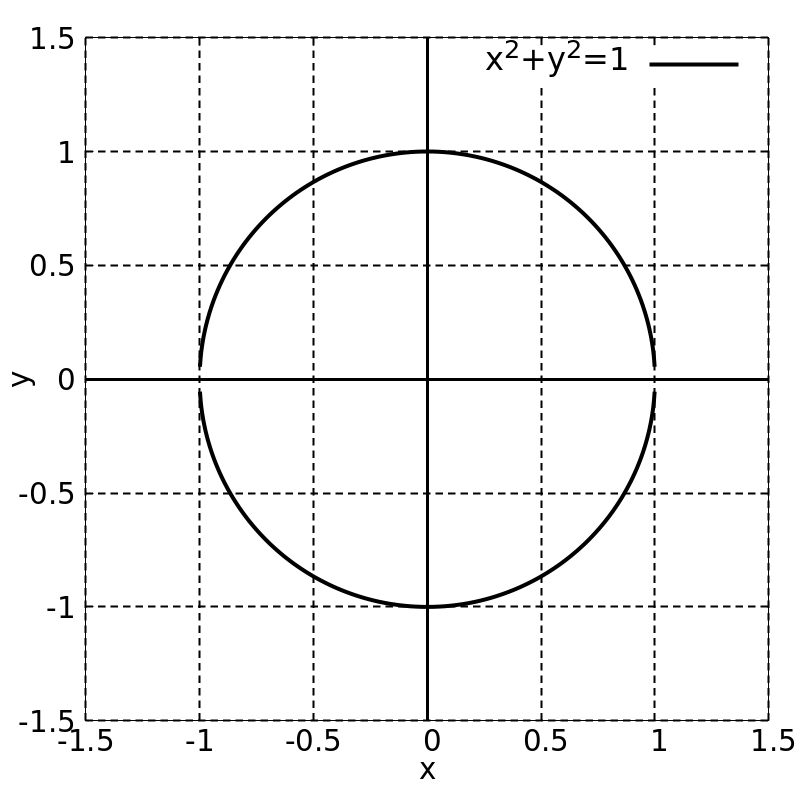

Recreate this plot in gnuplot.
load "template/function-plot.gnuplot"

set size square
@terminal 800 800

set xrange [-1.5:1.5]
set yrange [-1.5:1.5]

set xtics 0.5
set ytics 0.5

plot sqrt(1-x*x) lc 0 lw 4 title "x^2+y^2=1", -sqrt(1-x*x) lc 0 lw 4 notitle
  
